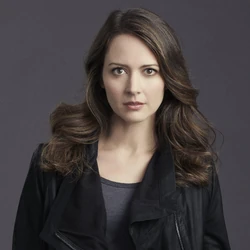
#> input picture Images/Photo2.webp, 250 x 250 px, found by its file name
$ python cartoon_opencv_numpy.py
#> lines starting #> are read from the running program, lines starting #| are printed output that depends on the picture; after the words box and inside, x2 and y2 are one past the last pixel; in counts of white or black regions, pixels touching at a corner belong together
import cv2
import numpy as np
# Reading image
img = cv2.imread("./Images/photo2.webp")
#> img is the input picture: shape (250, 250, 3); mean B, G, R 65, 64, 69.8
# Show the output
# cv2.imshow('input', img)
# cv2.waitKey(0)
# cv2.destroyAllWindows()
def cartoonize(img, k):
    # Defining input data for clustering
#> called with k = 8
    data = np.float32(img).reshape((-1, 3))
    print("shape of input data: ", img.shape)
#| shape of input data:  (250, 250, 3)
    print('shape of resized data', data.shape)
#| shape of resized data (62500, 3)
    # Defining criteria
    criteria = (cv2.TERM_CRITERIA_EPS + cv2.TERM_CRITERIA_MAX_ITER, 20, 1.0)
    # Applying cv2.kmeans function
    _, label, center = cv2.kmeans(data, k, None, criteria, 10, cv2.KMEANS_RANDOM_CENTERS)
#> center = [[79.26, 89.09, 107.5], [20.47, 19.38, 19.89], [33.98, 33.04, 35.46], [76.31, 69.61, 73.48], [45.8, 49.4, 57.31], [173.5, 193.8, 215.6], [141.1, 160.2, 186], [106.1, 122.2, 148.5]]
    center = np.uint8(center)
#> center = [[79, 89, 107], [20, 19, 19], [33, 33, 35], [76, 69, 73], [45, 49, 57], [173, 193, 215], [141, 160, 186], [106, 122, 148]]
    print(center)
#| [[ 79  89 107]
#|  [ 20  19  19]
#|  [ 33  33  35]
#|  [ 76  69  73]
#|  [ 45  49  57]
#|  [173 193 215]
#|  [141 160 186]
#|  [106 122 148]]
    # Reshape the output data to the size of input image
    result = center[label.flatten()]
    result = result.reshape(img.shape)
    # cv2.imshow("result", result)
    cv2.imwrite('./Images/Output/photo2_cartoon_2.jpg', result)
    # Convert the input image to gray scale
    gray = cv2.cvtColor(img, cv2.COLOR_BGR2GRAY)
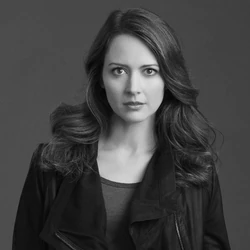
#> gray: shape (250, 250); min 2, max 227, mean 65.9
    # Perform adaptive threshold
    edges  = cv2.adaptiveThreshold(gray, 255, cv2.ADAPTIVE_THRESH_GAUSSIAN_C, cv2.THRESH_BINARY, 9, 8)
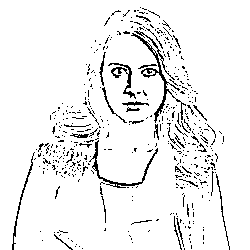
#> edges: shape (250, 250); 93.7% white; black in thin lines or dots, all inside (x1, y1, x2, y2) = (12, 7, 230, 250)
    cv2.imshow('Edge',edges)
    cv2.waitKey(0)
    blurred = cv2.medianBlur(result, 5)
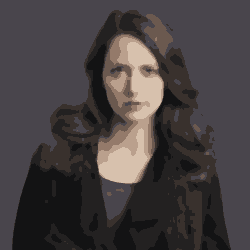
#> blurred: shape (250, 250, 3); mean B, G, R 64.4, 63.4, 69.2
    cv2.imshow('blurImage',blurred)
    cv2.waitKey(0)
    # Combine the result and edges to get final cartoon effect
    cartoon = cv2.bitwise_and(blurred, blurred, mask=edges)
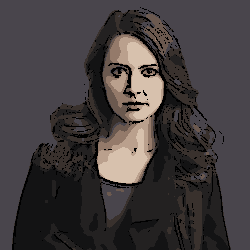
#> cartoon: shape (250, 250, 3); mean B, G, R 61.3, 60.2, 65.6
    # cv2.imwrite('./Images/Output/photo2_cartoon_output.jpg', cartoon)
    cv2.imshow('cartoon',cartoon)
    cv2.waitKey(0)
cartoonize(img, 8)

$ run again, with Images/photo1.jpeg saved as Images/Photo2.webp
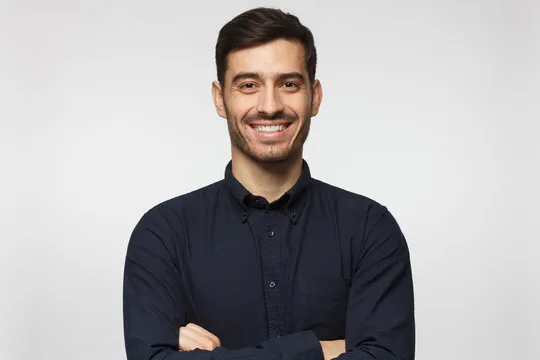
#> input picture Images/photo1.jpeg, 540 x 360 px, found by its file name
#> img is the input picture: shape (360, 540, 3); mean B, G, R 173.8, 173.1, 175.3
#| shape of input data:  (360, 540, 3)
#| shape of resized data (194400, 3)
#> in cartoonize, `_, label, center = cv2.kmeans(data, k, None, criteria, 10, cv2.KMEANS_..`: center = [[222.2, 222.2, 222.7], [52.38, 41.13, 38.31], [76.35, 97.49, 134.4], [45.12, 58.6, 82.98], [33.29, 27.56, 28.2], [233.5, 233.7, 233.2], [156, 182.8, 223.1], [113.8, 139.7, 183.1]]
#> in cartoonize, `center = np.uint8(center)`: center = [[222, 222, 222], [52, 41, 38], [76, 97, 134], [45, 58, 82], [33, 27, 28], [233, 233, 233], [155, 182, 223], [113, 139, 183]]
#| [[222 222 222]
#|  [ 52  41  38]
#|  [ 76  97 134]
#|  [ 45  58  82]
#|  [ 33  27  28]
#|  [233 233 233]
#> (further printed lines are left out)
#> in cartoonize, `edges  = cv2.adaptiveThreshold(gray, 255, cv2.ADAPTIVE_THRESH_GAUSSIAN..`:
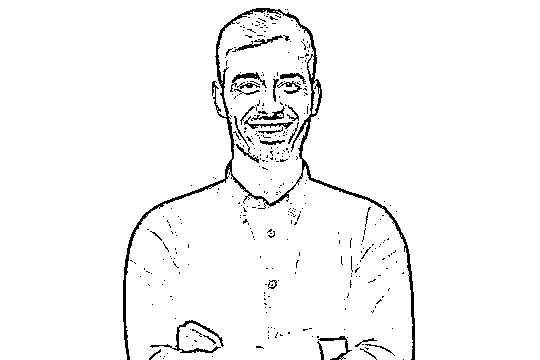
#> edges: shape (360, 540); 96.6% white; black in thin lines or dots, all inside (x1, y1, x2, y2) = (123, 8, 415, 360)
#> in cartoonize, `cartoon = cv2.bitwise_and(blurred, blurred, mask=edges)`:
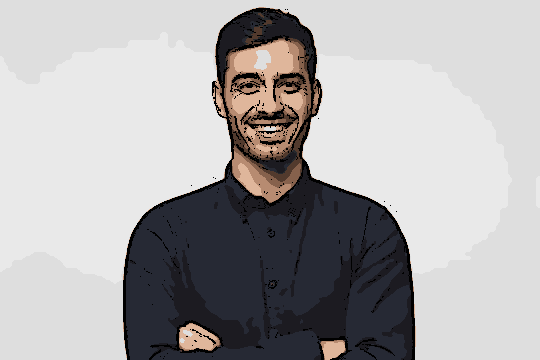
#> cartoon: shape (360, 540, 3); mean B, G, R 171.5, 170.6, 172.3
